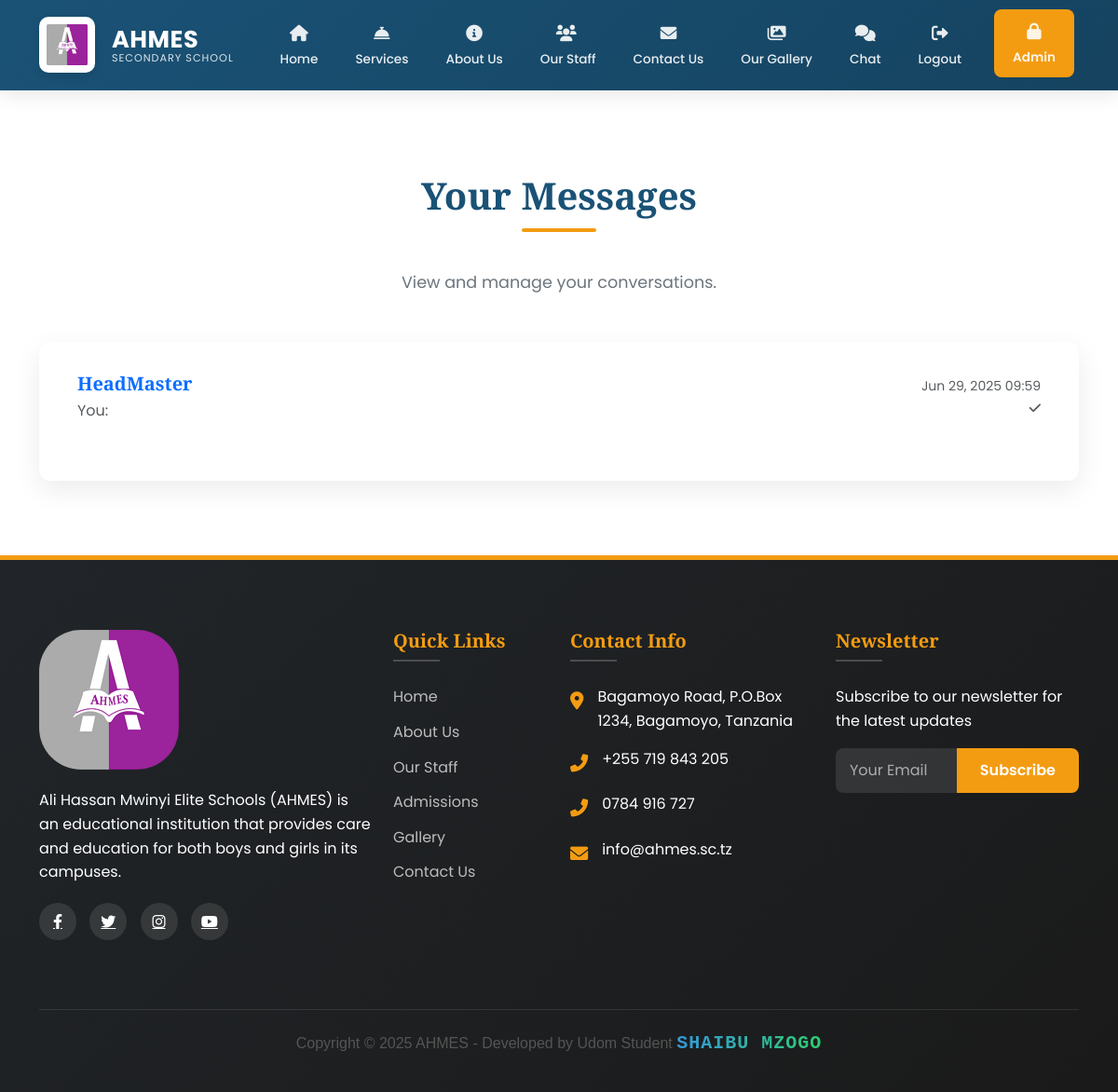
Page /inbox/ (signed in) on the earlier database version.
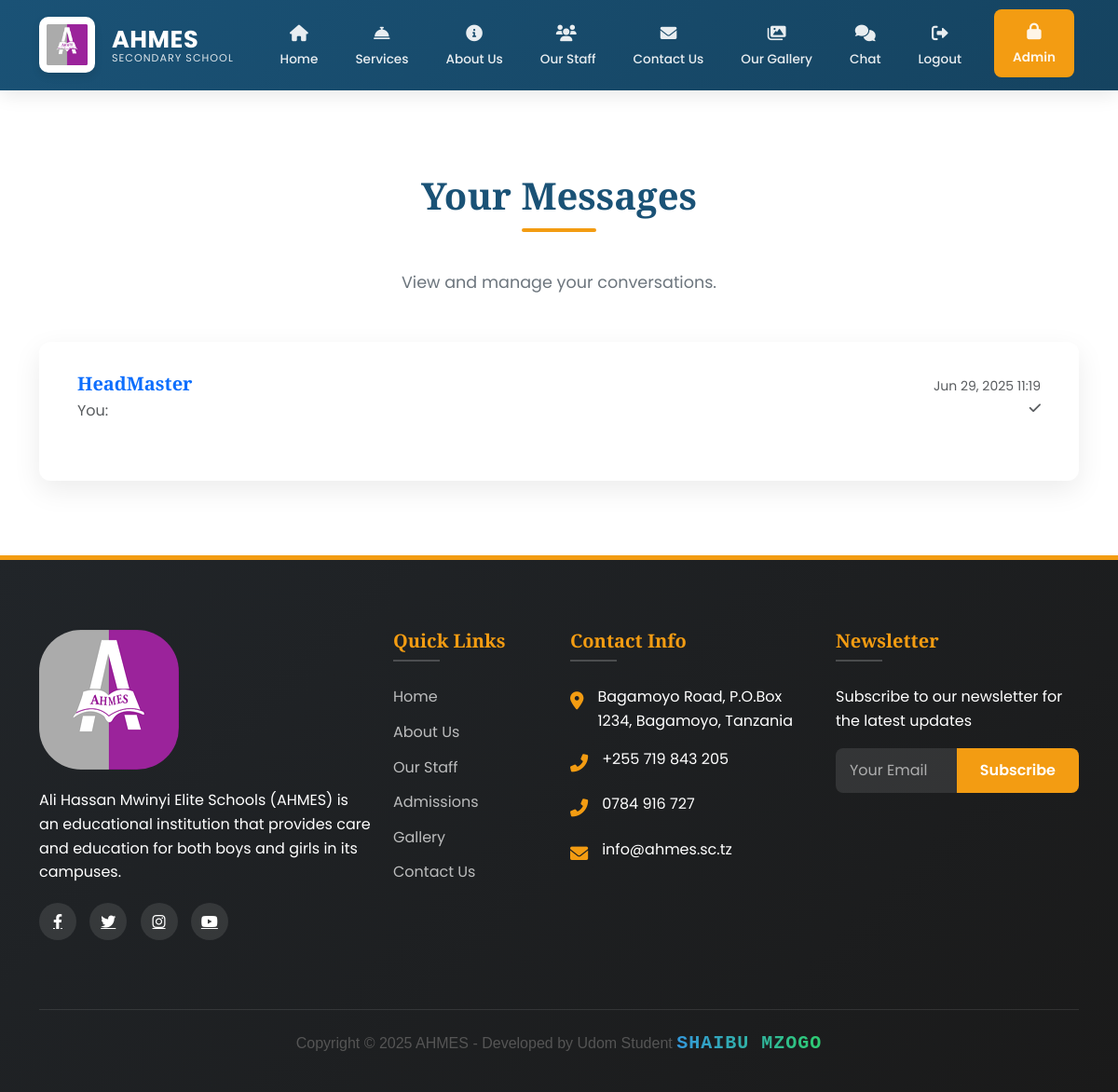
Same page on the later database version.
### main/models.py (models this page shows, shortened)
class Conversation(models.Model):
    participants = models.ManyToManyField(User, related_name='conversations')
    created_at = models.DateTimeField(auto_now_add=True)
    updated_at = models.DateTimeField(auto_now=True)
    class Meta:
        ordering = ['-updated_at']

class Message(models.Model):
    conversation = models.ForeignKey('Conversation', on_delete=models.CASCADE, related_name='messages')
    sender = models.ForeignKey(User, on_delete=models.CASCADE)
    content = models.TextField(blank=True)
    file = CloudinaryField(
        folder='chat_attachments/',
        null=True,
        blank=True,
        resource_type='auto',
        validators=[FileExtensionValidator(allowed_extensions=[
            'jpg', 'jpeg', 'png', 'gif', 'pdf', 'doc', 'docx',
            'xls', 'xlsx', 'ppt', 'pptx', 'txt', 'mp3', 'mp4', 'mov', 'avi'
        ])]
    )
    timestamp = models.DateTimeField(auto_now_add=True)
    is_read = models.BooleanField(default=False)
    read_at = models.DateTimeField(null=True, blank=True)
    class Meta:
        ordering = ['timestamp']

class User(AbstractUser):
    is_admin = models.BooleanField(default=False)
    is_staff_member = models.BooleanField(default=False)
    last_activity = models.DateTimeField(null=True, blank=True)
    groups = models.ManyToManyField(
        Group,
        verbose_name=_('groups'),
        blank=True,
        help_text=_(
            'The groups this user belongs to. A user will get all permissions '
            'granted to each of their groups.'
        ),
        related_name="custom_user_set",
        related_query_name="user",
    )
    user_permissions = models.ManyToManyField(
        Permission,
        verbose_name=_('user permissions'),
        blank=True,
        help_text=_('Specific permissions for this user.'),
        related_name="custom_user_set",
        related_query_name="user",
    )
    class Meta:
        swappable = 'AUTH_USER_MODEL'
        db_table = 'auth_user'

### main/views.py (the view)
# urls.py: path('inbox/', inbox, name='inbox'),
@login_required
def inbox(request):
    conversations = Conversation.objects.filter(
        participants=request.user
    ).prefetch_related(
        'participants',
        'messages',
        'messages__sender'
    ).annotate(
        last_message_time=Max('messages__timestamp')
    ).order_by('-last_message_time')
    conversations_with_other = []
    for conversation in conversations:
        other_user = conversation.participants.exclude(id=request.user.id).first()
        last_message = conversation.messages.order_by('-timestamp').first()
        unread_count = conversation.messages.filter(
            is_read=False
        ).exclude(
            sender=request.user
        ).count()
        conversations_with_other.append({
            'conversation': conversation,
            'other_user': other_user,
            'last_message': last_message,
            'unread_count': unread_count
        })
    return render(request, 'chat/inbox.html', {
        'conversations_with_other': conversations_with_other
    })

### main/context_processors.py (called while the page is built)
def admin_counts(request):
    if request.user.is_authenticated and request.user.is_admin:
        return {
            'pending_comments': Comment.objects.filter(is_approved=False).count(),
            'gallery_count': Gallery.objects.count(),
        }
    return {}

### main/templates/chat/inbox.html (shortened to what this page needs)
{% extends 'main/base.html' %}
{% block content %}
<section class="section">
  <div class="container">
    <h2 class="section-title">Your Messages</h2>
    <p class="section-subtitle">View and manage your conversations.</p>
    <div class="row">
      <div class="col-12">
        <div class="card" data-aos="fade-up">
          <div class="card-body">
            <div id="conversationsList">
              {% if conversations_with_other %}
                <ul class="list-group list-group-flush" id="conversationsContainer">
                  {% for item in conversations_with_other %}
                    <li class="list-group-item conversation-item" data-conversation-id="{{ item.conversation.id }}">
                      <a href="{% url 'chat' item.conversation.id %}" class="text-decoration-none">
                        <div class="d-flex justify-content-between align-items-center">
                          <div>
                            <h5 class="mb-1">
                              {{ item.other_user.username }}
                            </h5>
                            {% if item.last_message %}
                              <p class="mb-0 text-muted last-message">
                                {% if item.last_message.sender == request.user %}You: {% endif %}
                              </p>
                            {% endif %}
                          </div>
                          <div class="text-end">
                            {% if item.last_message %}
                              <small class="text-muted d-block message-time">
                                {{ item.last_message.timestamp|date:"M d, Y H:i" }}
                              </small>
                              {% if item.last_message.sender == request.user %}
                                <small class="read-status">
                                  {% if item.last_message.is_read %}
                                    <i class="fas fa-check-double text-primary" title="Read"></i>
                                  {% else %}
                                    <i class="fas fa-check text-muted" title="Sent"></i>
                                  {% endif %}
                                </small>
                              {% endif %}
                            {% endif %}
                          </div>
                        </div>
                      </a>
                    </li>
                  {% endfor %}
                </ul>
              {% else %}
                <p class="text-center text-muted">No conversations yet. Start a new conversation!</p>
              {% endif %}
            </div>
          </div>
        </div>
      </div>
    </div>
  </div>
</section>
{% endblock %}
{% block extra_js %}
<link rel="stylesheet" href="https://cdnjs.cloudflare.com/ajax/libs/font-awesome/6.0.0/css/all.min.css">
{% endblock %}

Differences in the rows shown:
changed Conversation "HeadMaster": last_message.timestamp "Jun 29, 2025 09:59" → "Jun 29, 2025 11:19"
